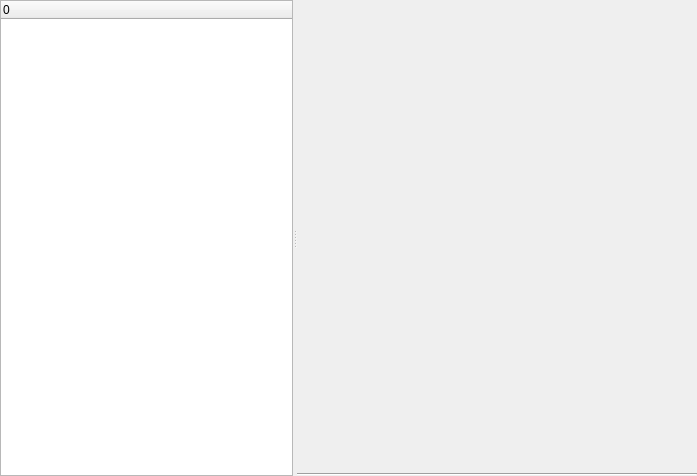
<?xml version="1.0" encoding="UTF-8"?>
<ui version="4.0">
 <class>Core::Internal::PageWidget</class>
 <widget class="QWidget" name="Core::Internal::PageWidget">
  <property name="geometry">
   <rect>
    <x>0</x>
    <y>0</y>
    <width>697</width>
    <height>476</height>
   </rect>
  </property>
  <property name="windowTitle">
   <string>Options</string>
  </property>
  <layout class="QVBoxLayout" name="_2">
   <property name="margin">
    <number>0</number>
   </property>
   <item>
    <widget class="Utils::MiniSplitter" name="splitter">
     <property name="orientation">
      <enum>Qt::Horizontal</enum>
     </property>
     <widget class="QTreeWidget" name="pageTree">
      <property name="sizePolicy">
       <sizepolicy hsizetype="Expanding" vsizetype="Expanding">
        <horstretch>0</horstretch>
        <verstretch>0</verstretch>
       </sizepolicy>
      </property>
      <property name="editTriggers">
       <set>QAbstractItemView::NoEditTriggers</set>
      </property>
      <property name="columnCount">
       <number>1</number>
      </property>
      <column>
       <property name="text">
        <string>0</string>
       </property>
      </column>
     </widget>
     <widget class="QWidget" name="layoutWidget">
      <layout class="QVBoxLayout" name="layout">
       <property name="spacing">
        <number>-1</number>
       </property>
       <item>
        <widget class="QStackedWidget" name="stackedPages">
         <property name="minimumSize">
          <size>
           <width>350</width>
           <height>250</height>
          </size>
         </property>
        </widget>
       </item>
       <item>
        <widget class="Line" name="line">
         <property name="orientation">
          <enum>Qt::Horizontal</enum>
         </property>
        </widget>
       </item>
      </layout>
     </widget>
    </widget>
   </item>
  </layout>
 </widget>
 <customwidgets>
  <customwidget>
   <class>Utils::MiniSplitter</class>
   <extends>QSplitter</extends>
   <header location="global">utils/widgets/minisplitter.h</header>
   <container>1</container>
  </customwidget>
 </customwidgets>
 <resources/>
 <connections/>
</ui>
